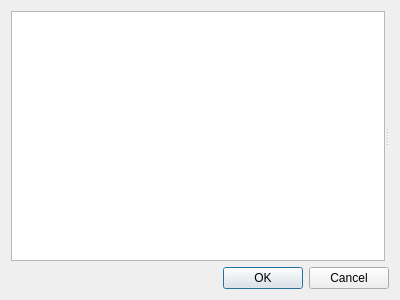
<?xml version="1.0" encoding="UTF-8"?>
<ui version="4.0">
 <class>SettingsSink</class>
 <widget class="QDialog" name="SettingsSink">
  <property name="geometry">
   <rect>
    <x>0</x>
    <y>0</y>
    <width>400</width>
    <height>300</height>
   </rect>
  </property>
  <property name="windowTitle">
   <string>Preferences</string>
  </property>
  <property name="windowIcon">
   <iconset resource="mainresources.qrc">
    <normaloff>:/resources/images/leechcraft.svg</normaloff>:/resources/images/leechcraft.svg</iconset>
  </property>
  <layout class="QVBoxLayout" name="verticalLayout">
   <item>
    <widget class="QSplitter" name="splitter">
     <property name="orientation">
      <enum>Qt::Horizontal</enum>
     </property>
     <widget class="QTreeWidget" name="Tree_">
      <property name="minimumSize">
       <size>
        <width>250</width>
        <height>0</height>
       </size>
      </property>
      <property name="indentation">
       <number>20</number>
      </property>
      <property name="rootIsDecorated">
       <bool>true</bool>
      </property>
      <property name="uniformRowHeights">
       <bool>true</bool>
      </property>
      <property name="itemsExpandable">
       <bool>true</bool>
      </property>
      <property name="headerHidden">
       <bool>true</bool>
      </property>
      <column>
       <property name="text">
        <string notr="true">1</string>
       </property>
      </column>
     </widget>
     <widget class="QStackedWidget" name="Dialogs_">
      <property name="sizePolicy">
       <sizepolicy hsizetype="Expanding" vsizetype="Expanding">
        <horstretch>0</horstretch>
        <verstretch>0</verstretch>
       </sizepolicy>
      </property>
     </widget>
    </widget>
   </item>
   <item>
    <widget class="QDialogButtonBox" name="buttonBox">
     <property name="orientation">
      <enum>Qt::Horizontal</enum>
     </property>
     <property name="standardButtons">
      <set>QDialogButtonBox::Cancel|QDialogButtonBox::Ok</set>
     </property>
    </widget>
   </item>
  </layout>
 </widget>
 <resources>
  <include location="mainresources.qrc"/>
 </resources>
 <connections>
  <connection>
   <sender>buttonBox</sender>
   <signal>accepted()</signal>
   <receiver>SettingsSink</receiver>
   <slot>accept()</slot>
   <hints>
    <hint type="sourcelabel">
     <x>255</x>
     <y>292</y>
    </hint>
    <hint type="destinationlabel">
     <x>157</x>
     <y>274</y>
    </hint>
   </hints>
  </connection>
  <connection>
   <sender>buttonBox</sender>
   <signal>rejected()</signal>
   <receiver>SettingsSink</receiver>
   <slot>reject()</slot>
   <hints>
    <hint type="sourcelabel">
     <x>323</x>
     <y>292</y>
    </hint>
    <hint type="destinationlabel">
     <x>286</x>
     <y>274</y>
    </hint>
   </hints>
  </connection>
 </connections>
</ui>
